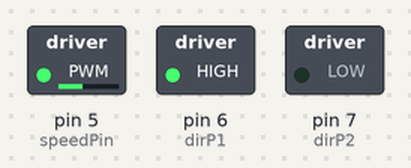
The sketch below on a simulated Arduino Uno, built with avr-gcc and run on an emulated ATmega328P. Shown: switched loads named in the sketch (green lamp = pin HIGH).

Above: at 0.2 s.
Timing chart, 0 to 1.7 s (numbered marks = the images above):
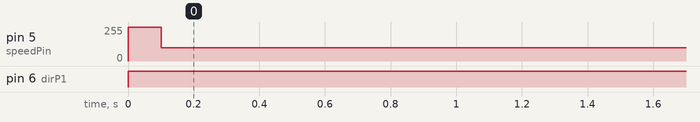

The sketch:

Motor.ino
```cpp
int speedPin = 5, dirP1 = 6, dirP2 = 7, mSpeed = 100, boostTime=100, boostSpeed=255;
void setup() {
  // put your setup code here, to run once:
  Serial.begin(9600);
  pinMode(speedPin, OUTPUT);
  pinMode(dirP1, OUTPUT);
  pinMode(dirP2, OUTPUT);
}

void loop() {
  // put your main code here, to run repeatedly:
  digitalWrite(dirP1, HIGH);
  digitalWrite(dirP2, LOW);
  if (millis() <= boostTime) {
    analogWrite(speedPin, boostSpeed);

  }
  else {
    analogWrite(speedPin, mSpeed);
  }

}
```

Measured:
- by itself, pin 5 (speedPin): 0/255 → 255/255 at 0.00 s, → 100/255 0.10 s later
- by itself, pin 6 (dirP1): LOW → HIGH at 0.00 s
